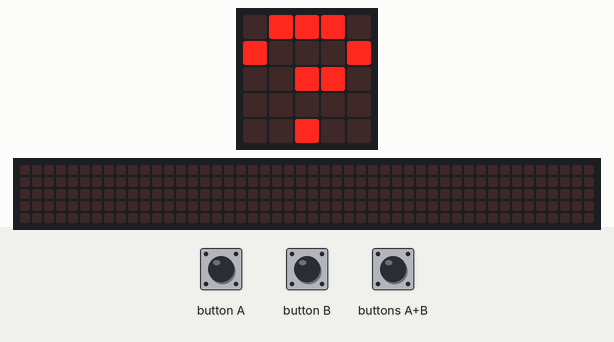
Bench run of a program on a simulated BBC micro:bit running MicroPython. Parts: the board's 5×5 LED display, a strip that is not on the board, showing the scrolling text unrolled. The test bench sets the inputs (shaded band). The 48×5 strip is a reading aid, not a part: it shows the text the display is scrolling, unrolled, one strip-width of it at a time.

Above: at 1.2 s.
1.3 s: buttons A+B pressed for 0.15 s
At 1.37 s:
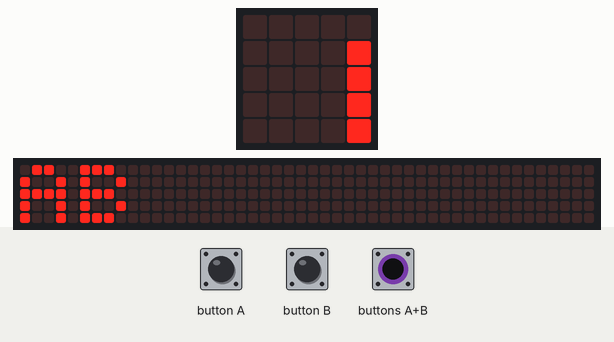
At 6.5 s:
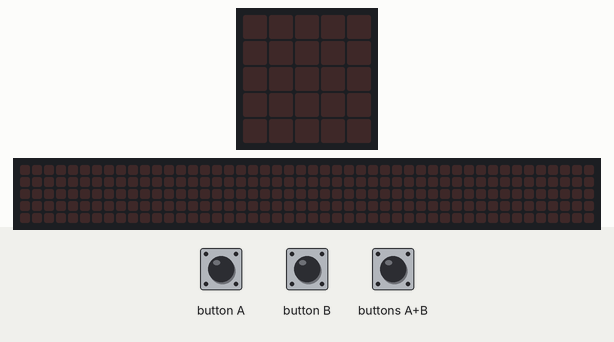
Timing chart, 0 to 8.0 s (numbered marks = the images above; inputs shaded):
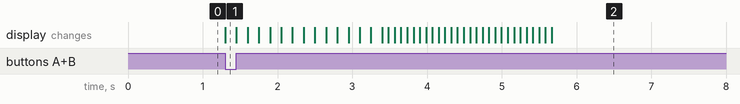

Measured:
- after the input at 1.3 s, the display: changes at once (image 1)

The program:

if.py
```python
# Imports go at the top
from microbit import *

while True:
    if button_a.is_pressed() and button_b.is_pressed():
        display.scroll("AB")
        display.scroll("Adios", delay=80)
        break
    elif button_a.is_pressed():
         display.scroll("A")
    elif button_b.is_pressed():
         display.scroll("B")
    else:
        display.show("?")
```
